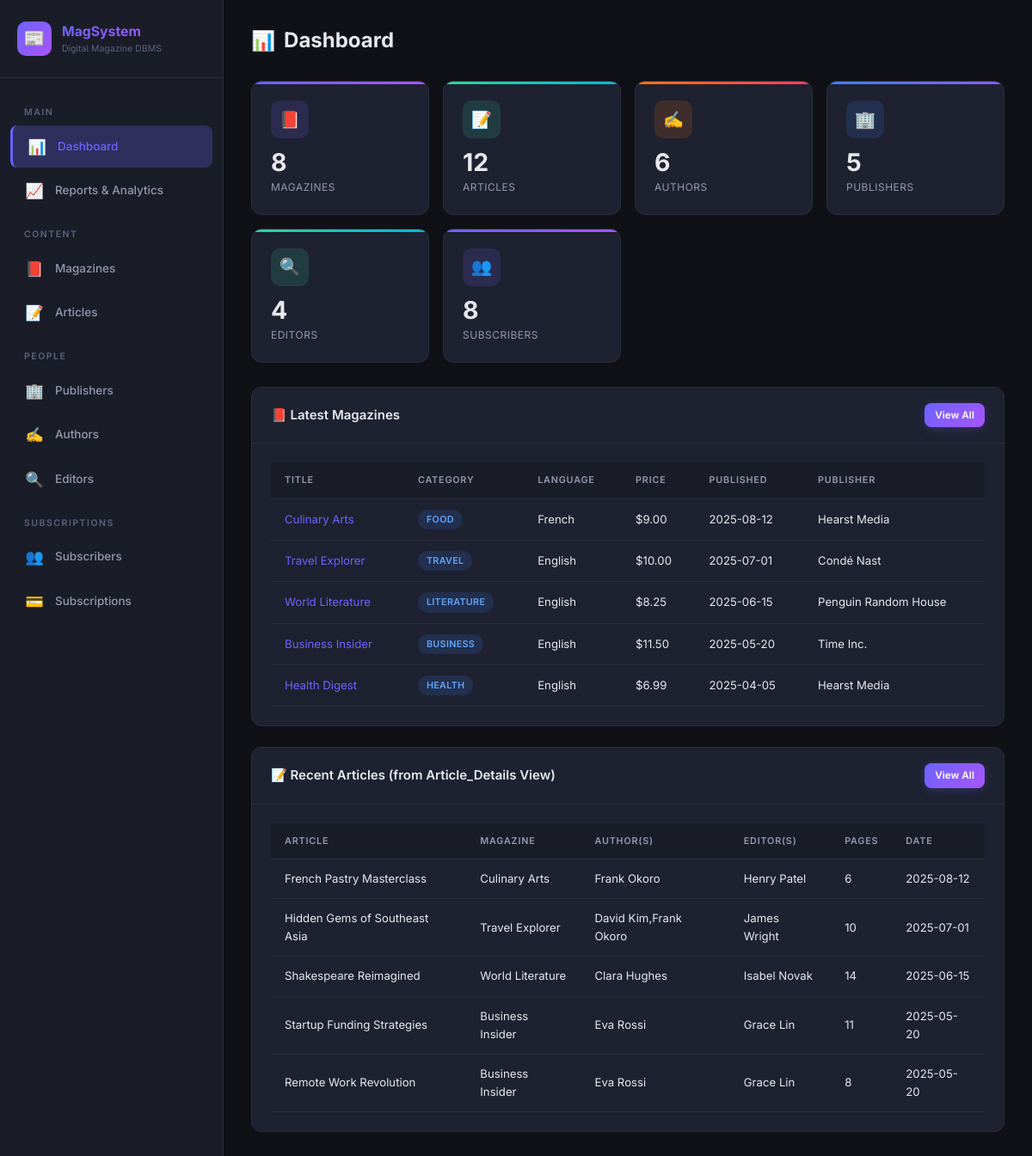
The page / on the database its author committed.
### tables this page shows
CREATE TABLE MAGAZINE (
    mag_id       INTEGER PRIMARY KEY AUTOINCREMENT,
    title        TEXT NOT NULL,
    language     TEXT,
    category     TEXT,
    p_date       TEXT,           -- publication date (YYYY-MM-DD)
    price        REAL DEFAULT 0,
    publisher_id INTEGER,
    FOREIGN KEY (publisher_id) REFERENCES PUBLISHER(publisher_id) ON DELETE SET NULL
);

CREATE TABLE PUBLISHER (
    publisher_id INTEGER PRIMARY KEY AUTOINCREMENT,
    name         TEXT NOT NULL,
    email        TEXT NOT NULL UNIQUE,
    phone        TEXT,
    address      TEXT
);

CREATE TABLE ARTICLE (
    article_id INTEGER PRIMARY KEY AUTOINCREMENT,
    title      TEXT NOT NULL,
    pages      INTEGER,
    p_date     TEXT,               -- publication date
    mag_id     INTEGER,
    FOREIGN KEY (mag_id) REFERENCES MAGAZINE(mag_id) ON DELETE CASCADE
);

### app.py (the view)
@app.route('/')
def index():
    db = get_db()
    stats = {
        'magazines':   db.execute("SELECT COUNT(*) as c FROM MAGAZINE").fetchone()['c'],
        'articles':    db.execute("SELECT COUNT(*) as c FROM ARTICLE").fetchone()['c'],
        'authors':     db.execute("SELECT COUNT(*) as c FROM AUTHOR").fetchone()['c'],
        'editors':     db.execute("SELECT COUNT(*) as c FROM EDITOR").fetchone()['c'],
        'publishers':  db.execute("SELECT COUNT(*) as c FROM PUBLISHER").fetchone()['c'],
        'subscribers': db.execute("SELECT COUNT(*) as c FROM SUBSCRIBER").fetchone()['c'],
    }
    latest_magazines = db.execute(
        "SELECT m.*, p.name as publisher_name FROM MAGAZINE m "
        "LEFT JOIN PUBLISHER p ON m.publisher_id = p.publisher_id "
        "ORDER BY m.p_date DESC LIMIT 5"
    ).fetchall()
    recent_articles = db.execute(
        "SELECT * FROM Article_Details ORDER BY article_date DESC LIMIT 5"
    ).fetchall()
    db.close()
    return render_template('index.html', stats=stats,
                           latest_magazines=latest_magazines,
                           recent_articles=recent_articles)

### app.py (called while the page is built)
@app.context_processor
def inject_now():
    return {'now': date.today().isoformat()}

@app.before_request
def ensure_db():
    db_path = os.path.join(os.path.dirname(os.path.abspath(__file__)), 'magazine_system.db')
    if not os.path.exists(db_path):
        init_db()

### database.py (called while the page is built)
def get_db():
    conn = sqlite3.connect(DATABASE)
    conn.row_factory = sqlite3.Row
    conn.execute("PRAGMA foreign_keys = ON")
    return conn

### templates/index.html (shortened to what this page needs)
{% extends 'base.html' %}
{% block content %}
<div class="page-header">
  <h2><span class="header-icon">📊</span> Dashboard</h2>
</div>
<div class="stats-grid">
  <div class="stat-card">
    <div class="stat-icon">📕</div>
    <div class="stat-value">{{ stats.magazines }}</div>
    <div class="stat-label">Magazines</div>
  </div>
  <div class="stat-card">
    <div class="stat-icon">📝</div>
    <div class="stat-value">{{ stats.articles }}</div>
    <div class="stat-label">Articles</div>
  </div>
  <div class="stat-card">
    <div class="stat-icon">✍️</div>
    <div class="stat-value">{{ stats.authors }}</div>
    <div class="stat-label">Authors</div>
  </div>
  <div class="stat-card">
    <div class="stat-icon">🏢</div>
    <div class="stat-value">{{ stats.publishers }}</div>
    <div class="stat-label">Publishers</div>
  </div>
  <div class="stat-card">
    <div class="stat-icon">🔍</div>
    <div class="stat-value">{{ stats.editors }}</div>
    <div class="stat-label">Editors</div>
  </div>
  <div class="stat-card">
    <div class="stat-icon">👥</div>
    <div class="stat-value">{{ stats.subscribers }}</div>
    <div class="stat-label">Subscribers</div>
  </div>
</div>
<div class="card">
  <div class="card-header">
    <span>📕 Latest Magazines</span>
    <a href="{{ url_for('magazines') }}" class="btn btn-sm btn-primary">View All</a>
  </div>
  <div class="card-body">
    {% if latest_magazines %}
    <div class="table-wrapper">
      <table>
        <thead>
          <tr>
            <th>Title</th><th>Category</th><th>Language</th>
            <th>Price</th><th>Published</th><th>Publisher</th>
          </tr>
        </thead>
        <tbody>
          {% for m in latest_magazines %}
          <tr>
            <td><a href="{{ url_for('magazine_detail', mag_id=m['mag_id']) }}">{{ m['title'] }}</a></td>
            <td><span class="badge badge-monthly">{{ m['category'] }}</span></td>
            <td>{{ m['language'] }}</td>
            <td>${{ '%.2f'|format(m['price']) }}</td>
            <td>{{ m['p_date'] }}</td>
            <td>{{ m['publisher_name'] or '—' }}</td>
          </tr>
          {% endfor %}
        </tbody>
      </table>
    </div>
    {% else %}
    <div class="empty-state">
      <div class="empty-icon">📕</div>
      <p>No magazines yet. <a href="{{ url_for('magazines') }}">Add one</a>.</p>
    </div>
    {% endif %}
  </div>
</div>
<div class="card">
  <div class="card-header">
    <span>📝 Recent Articles (from Article_Details View)</span>
    <a href="{{ url_for('articles') }}" class="btn btn-sm btn-primary">View All</a>
  </div>
  <div class="card-body">
    {% if recent_articles %}
    <div class="table-wrapper">
      <table>
        <thead>
          <tr>
            <th>Article</th><th>Magazine</th><th>Author(s)</th>
            <th>Editor(s)</th><th>Pages</th><th>Date</th>
          </tr>
        </thead>
        <tbody>
          {% for a in recent_articles %}
          <tr>
            <td>{{ a['article_title'] }}</td>
            <td>{{ a['magazine_title'] or '—' }}</td>
            <td>{{ a['author_names'] or '—' }}</td>
            <td>{{ a['editor_names'] or '—' }}</td>
            <td>{{ a['pages'] }}</td>
            <td>{{ a['article_date'] }}</td>
          </tr>
          {% endfor %}
        </tbody>
      </table>
    </div>
    {% else %}
    <div class="empty-state">
      <div class="empty-icon">📝</div>
      <p>No articles yet.</p>
    </div>
    {% endif %}
  </div>
</div>
{% endblock %}

### rows shown on the page
MAGAZINE: title "Culinary Arts", category "FOOD", language "French", price "9.00", p_date "2025-08-12", name "Hearst Media"
MAGAZINE: title "Travel Explorer", category "TRAVEL", language "English", price "10.00", p_date "2025-07-01", name "Condé Nast"
MAGAZINE: title "World Literature", category "LITERATURE", language "English", price "8.25", p_date "2025-06-15", name "Penguin Random House"
MAGAZINE: title "Business Insider", category "BUSINESS", language "English", price "11.50", p_date "2025-05-20", name "Time Inc."
MAGAZINE: title "Health Digest", category "HEALTH", language "English", price "6.99", p_date "2025-04-05", name "Hearst Media"
ARTICLE: article_title "French Pastry Masterclass", a "Culinary Arts", a "Frank Okoro", a "Henry Patel", pages "6", article_date "2025-08-12"
ARTICLE: article_title "Hidden Gems of Southeast Asia", a "Travel Explorer", a "David Kim,Frank Okoro", a "James Wright", pages "10", article_date "2025-07-01"
ARTICLE: article_title "Shakespeare Reimagined", a "World Literature", a "Clara Hughes", a "Isabel Novak", pages "14", article_date "2025-06-15"
ARTICLE: article_title "Startup Funding Strategies", a "Business Insider", a "Eva Rossi", a "Grace Lin", pages "11", article_date "2025-05-20"
ARTICLE: article_title "Remote Work Revolution", a "Business Insider", a "Eva Rossi", a "Grace Lin", pages "8", article_date "2025-05-20"

### other values the page prints
{{ stats.magazines }} "8"
{{ stats.articles }} "12"
{{ stats.authors }} "6"
{{ stats.publishers }} "5"
{{ stats.editors }} "4"
{{ stats.subscribers }} "8"
